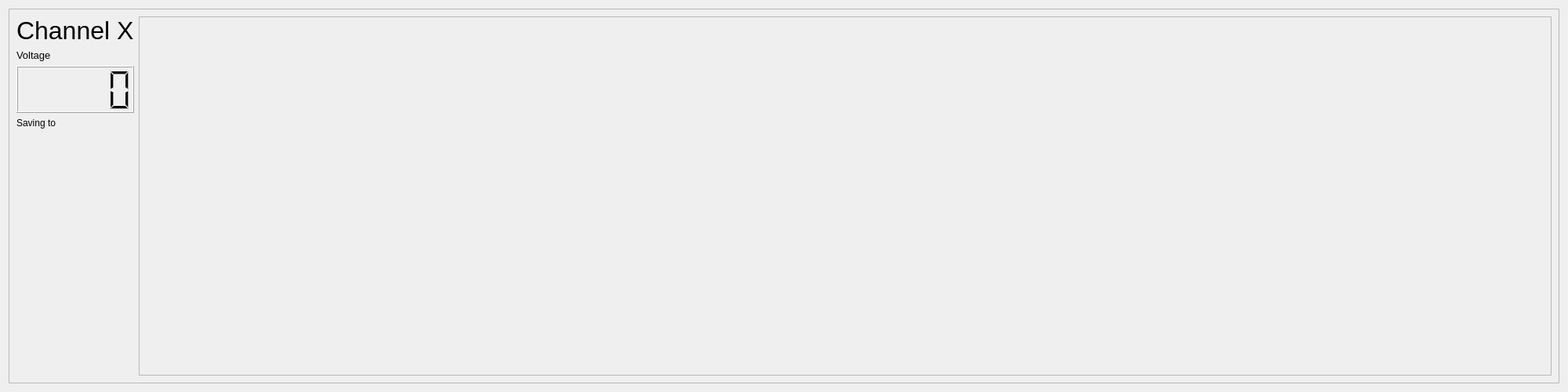
<?xml version="1.0" encoding="UTF-8"?>
<ui version="4.0">
 <class>form</class>
 <widget class="QWidget" name="form">
  <property name="geometry">
   <rect>
    <x>0</x>
    <y>0</y>
    <width>2000</width>
    <height>500</height>
   </rect>
  </property>
  <property name="minimumSize">
   <size>
    <width>2000</width>
    <height>500</height>
   </size>
  </property>
  <property name="windowTitle">
   <string>Form</string>
  </property>
  <layout class="QGridLayout" name="gridLayout_4">
   <item row="0" column="0">
    <widget class="QFrame" name="primaryFrame">
     <property name="frameShape">
      <enum>QFrame::StyledPanel</enum>
     </property>
     <property name="frameShadow">
      <enum>QFrame::Raised</enum>
     </property>
     <layout class="QGridLayout" name="gridLayout_3">
      <item row="0" column="0">
       <layout class="QGridLayout" name="gridLayout_2">
        <item row="2" column="0">
         <widget class="QLCDNumber" name="voltageLCDNumber">
          <property name="minimumSize">
           <size>
            <width>150</width>
            <height>60</height>
           </size>
          </property>
          <property name="font">
           <font>
            <pointsize>16</pointsize>
           </font>
          </property>
         </widget>
        </item>
        <item row="1" column="0">
         <widget class="QLabel" name="voltageLabel">
          <property name="font">
           <font>
            <pointsize>10</pointsize>
           </font>
          </property>
          <property name="text">
           <string>Voltage</string>
          </property>
         </widget>
        </item>
        <item row="3" column="0">
         <widget class="QLabel" name="saveToLabel">
          <property name="text">
           <string>Saving to &lt;file location&gt;</string>
          </property>
         </widget>
        </item>
        <item row="0" column="0">
         <widget class="QLabel" name="channelLabel">
          <property name="font">
           <font>
            <pointsize>24</pointsize>
            <weight>50</weight>
            <bold>false</bold>
           </font>
          </property>
          <property name="text">
           <string>Channel X</string>
          </property>
         </widget>
        </item>
        <item row="4" column="0">
         <spacer name="verticalSpacer">
          <property name="orientation">
           <enum>Qt::Vertical</enum>
          </property>
          <property name="sizeHint" stdset="0">
           <size>
            <width>20</width>
            <height>40</height>
           </size>
          </property>
         </spacer>
        </item>
       </layout>
      </item>
      <item row="0" column="1">
       <widget class="QFrame" name="graphFrame">
        <property name="minimumSize">
         <size>
          <width>600</width>
          <height>200</height>
         </size>
        </property>
        <property name="frameShape">
         <enum>QFrame::StyledPanel</enum>
        </property>
        <property name="frameShadow">
         <enum>QFrame::Raised</enum>
        </property>
        <layout class="QGridLayout" name="gridLayout">
         <item row="0" column="0">
          <layout class="QVBoxLayout" name="graphVerticalLayout"/>
         </item>
         <item row="1" column="0">
          <spacer name="horizontalSpacer">
           <property name="orientation">
            <enum>Qt::Horizontal</enum>
           </property>
           <property name="sizeHint" stdset="0">
            <size>
             <width>40</width>
             <height>20</height>
            </size>
           </property>
          </spacer>
         </item>
        </layout>
       </widget>
      </item>
     </layout>
    </widget>
   </item>
  </layout>
 </widget>
 <resources/>
 <connections/>
</ui>
